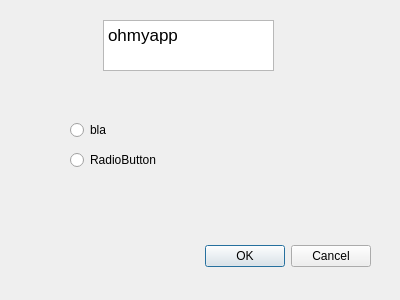
<?xml version="1.0" encoding="UTF-8"?>
<ui version="4.0">
 <class>Dialog</class>
 <widget class="QDialog" name="Dialog">
  <property name="geometry">
   <rect>
    <x>0</x>
    <y>0</y>
    <width>400</width>
    <height>300</height>
   </rect>
  </property>
  <property name="windowTitle">
   <string>Dialog</string>
  </property>
  <widget class="QDialogButtonBox" name="buttonBox">
   <property name="geometry">
    <rect>
     <x>30</x>
     <y>240</y>
     <width>341</width>
     <height>32</height>
    </rect>
   </property>
   <property name="orientation">
    <enum>Qt::Horizontal</enum>
   </property>
   <property name="standardButtons">
    <set>QDialogButtonBox::Cancel|QDialogButtonBox::Ok</set>
   </property>
  </widget>
  <widget class="QTextEdit" name="textEdit">
   <property name="geometry">
    <rect>
     <x>103</x>
     <y>20</y>
     <width>171</width>
     <height>51</height>
    </rect>
   </property>
   <property name="html">
    <string>&lt;!DOCTYPE HTML PUBLIC &quot;-//W3C//DTD HTML 4.0//EN&quot; &quot;http://www.w3.org/TR/REC-html40/strict.dtd&quot;&gt;
&lt;html&gt;&lt;head&gt;&lt;meta name=&quot;qrichtext&quot; content=&quot;1&quot; /&gt;&lt;style type=&quot;text/css&quot;&gt;
p, li { white-space: pre-wrap; }
&lt;/style&gt;&lt;/head&gt;&lt;body style=&quot; font-family:'.AppleSystemUIFont'; font-size:13pt; font-weight:400; font-style:normal;&quot;&gt;
&lt;p style=&quot; margin-top:0px; margin-bottom:0px; margin-left:0px; margin-right:0px; -qt-block-indent:0; text-indent:0px;&quot;&gt;ohmyapp&lt;/p&gt;
&lt;p style=&quot;-qt-paragraph-type:empty; margin-top:0px; margin-bottom:0px; margin-left:0px; margin-right:0px; -qt-block-indent:0; text-indent:0px;&quot;&gt;&lt;br /&gt;&lt;/p&gt;&lt;/body&gt;&lt;/html&gt;</string>
   </property>
  </widget>
  <widget class="QRadioButton" name="radioButton">
   <property name="geometry">
    <rect>
     <x>70</x>
     <y>120</y>
     <width>100</width>
     <height>20</height>
    </rect>
   </property>
   <property name="text">
    <string>bla</string>
   </property>
  </widget>
  <widget class="QRadioButton" name="radioButton_2">
   <property name="geometry">
    <rect>
     <x>70</x>
     <y>150</y>
     <width>100</width>
     <height>20</height>
    </rect>
   </property>
   <property name="text">
    <string>RadioButton</string>
   </property>
  </widget>
 </widget>
 <resources/>
 <connections>
  <connection>
   <sender>buttonBox</sender>
   <signal>accepted()</signal>
   <receiver>Dialog</receiver>
   <slot>accept()</slot>
   <hints>
    <hint type="sourcelabel">
     <x>248</x>
     <y>254</y>
    </hint>
    <hint type="destinationlabel">
     <x>157</x>
     <y>274</y>
    </hint>
   </hints>
  </connection>
  <connection>
   <sender>buttonBox</sender>
   <signal>rejected()</signal>
   <receiver>Dialog</receiver>
   <slot>reject()</slot>
   <hints>
    <hint type="sourcelabel">
     <x>316</x>
     <y>260</y>
    </hint>
    <hint type="destinationlabel">
     <x>286</x>
     <y>274</y>
    </hint>
   </hints>
  </connection>
 </connections>
</ui>
